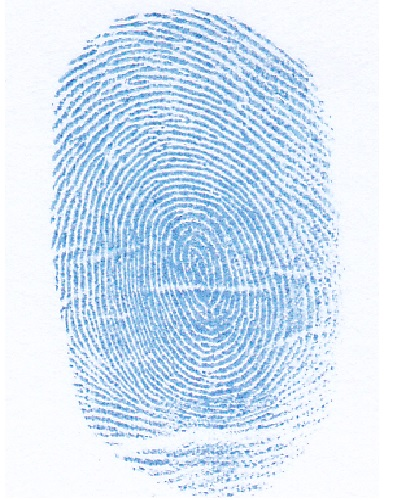
%> input picture sidikjari5.jpg, 400 x 500 px
$ octave dwt.m   (GNU Octave 9; MATLAB toolbox functions it lacks are replaced by stand-ins)
%> lines starting %> are read from the running program, lines starting %| are printed output that depends on the picture
%WAVELET

clear all;
clc;

data=imread('sidikjari5.jpg');
%> data is the input picture: size 500x400x3 uint8; mean R, G, B 212.4, 228.8, 243.9
r=data(:,:,1);
g=data(:,:,2);
b=data(:,:,3);

gray=double(0.333*r+0.333*g+0.333*b)/512;

[m, n] = size(gray);
%> m = 500; n = 400

%=================== WAVELET LV 1 ===================%

mm=m/2;
%> mm = 250
nn=n/2;
%> nn = 200
for i=1:mm
    for j=1:nn
        cb1=(gray(i*2-1,j*2));
        %cb1=double(cb1);
        cb2=(gray(i*2,j*2-1));
        %cb2=double(cb2);
        ca(i,j)=sqrt(cb1^2+cb2^2);
    end
end
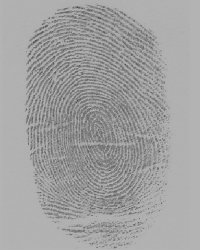
%> ca: size 250x200 double; min 0.294, max 0.704, mean 0.632
[m1,n1]=size(ca);
%> m1 = 250; n1 = 200

for i=1:mm
    for j=1:nn
        cb1=(gray(i*2-1,j*2-1));
        cb2=(gray(i*2,j*2-1));
        cv(i,j)=(cb1+cb2)/2;
    end
end
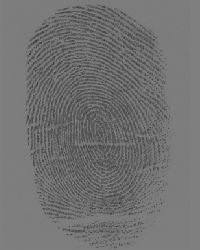
%> cv: size 250x200 double; min 0.191, max 0.498, mean 0.446
[m2,n2]=size(cv);
%> m2 = 250; n2 = 200

for i=1:mm
    for j=1:nn
        cb1=(gray(i*2-1,j*2-1));
        cb2=(gray(i*2-1,j*2));
        ch(i,j)=(cb1+cb2)/2;
    end
end
[m3,n3]=size(ch);
%> m3 = 250; n3 = 200

for i=1:mm
    for j=1:nn
        cb1=(gray(i*2-1,j*2-1));
        cb2=(gray(i*2,j*2));
        cd(i,j)=(cb1+cb2)/2;
    end
end
[m4,n4]=size(cd);
%> m4 = 250; n4 = 200

l1=figure;
imshow(l1);
subplot(2,2,1);
imshow(ca);
title('ca');
subplot(2,2,2);
imshow(ch);
title('ch');
subplot(2,2,3);
imshow(cv);
title('cv');
subplot(2,2,4);
imshow(cd);
title('cd');

%=================== WAVELET LV 2 ===================%

mmm=m1/2;
%> mmm = 125
nnn=n1/2;
%> nnn = 100
for i=1:mmm
    for j=1:nnn
        cb1=(ca(i*2-1,j*2));
        cb2=(ca(i*2,j*2-1));
        ca2(i,j)=sqrt(cb1^2+cb2^2);
    end
end
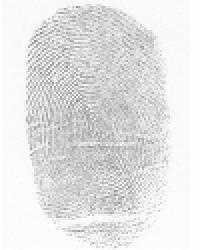
%> ca2: size 125x100 double (shown 2 times larger); min 0.539, max 0.996, mean 0.895
[mm1,nn1]=size(ca2);
%> mm1 = 125

for i=1:mmm
    for j=1:nnn
        cb1=(ca(i*2-1,j*2-1));
        cb2=(ca(i*2,j*2-1));
        cv2(i,j)=(cb1+cb2)/2;
    end
end
[mm2,nn2]=size(cv2);

for i=1:mmm
    for j=1:nnn
        cb1=(ca(i*2-1,j*2-1));
        cb2=(ca(i*2-1,j*2));
        ch2(i,j)=(cb1+cb2)/2;
    end
end
[mm3,nn3]=size(ch2);

for i=1:mmm
    for j=1:nnn
        cb1=(ca(i*2-1,j*2-1));
        cb2=(ca(i*2,j*2));
        cd2(i,j)=(cb1+cb2)/2;
    end
end
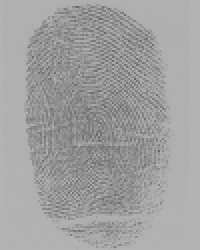
%> cd2: size 125x100 double (shown 2 times larger); min 0.4, max 0.704, mean 0.632
[mm4,nn4]=size(cd2);

l2=figure;
imshow(l2);
subplot(2,2,1);
imshow(ca2);
title('ca2');
subplot(2,2,2);
imshow(ch2);
title('ch2');
subplot(2,2,3);
imshow(cv2);
title('cv2');
subplot(2,2,4);
imshow(cd2);
title('cd2');

%=================== WAVELET LV 3 ===================%

mmmm=mm1/2;
nnnn=nn1/2;
for i=1:mmmm
    for j=1:nnnn
        cb1=(ca2(i*2-1,j*2));
        cb2=(ca2(i*2,j*2-1));
        ca3(i,j)=sqrt(cb1^2+cb2^2);
    end
end
[mmm1,nnn1]=size(ca3);

for i=1:mmmm
    for j=1:nnnn
        cb1=(ca2(i*2-1,j*2-1));
        cb2=(ca2(i*2,j*2-1));
        cv3(i,j)=(cb1+cb2)/2;
    end
end
[mmm2,nnn2]=size(cv3);

for i=1:mmmm
    for j=1:nnnn
        cb1=(ca2(i*2-1,j*2-1));
        cb2=(ca2(i*2-1,j*2));
        ch3(i,j)=(cb1+cb2)/2;
    end
end
[mmm3,nnn3]=size(ch3);

for i=1:mmmm
    for j=1:nnnn
        cb1=(ca2(i*2-1,j*2-1));
        cb2=(ca2(i*2,j*2));
        cd3(i,j)=(cb1+cb2)/2;
    end
end
[mmm4,nnn4]=size(cd3);

level1=[ca cv;
        ch cd;];
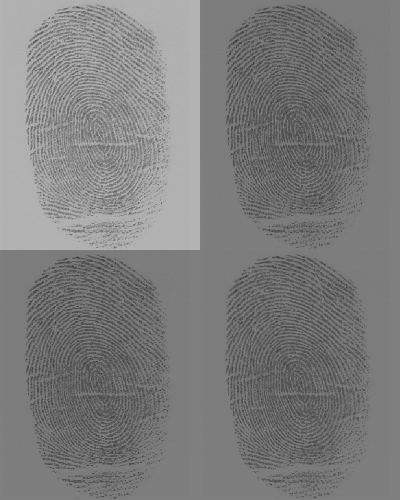
%> level1: size 500x400 double; min 0.182, max 0.704, mean 0.492
level2ca=[ca2 cv2;
          ch2 cd2];
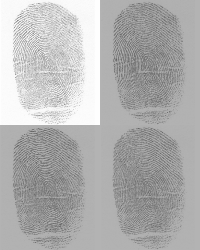
%> level2ca: size 250x200 double; min 0.374, max 0.996, mean 0.698
level3ca=[ca3 cv3;
          ch3 cd3];
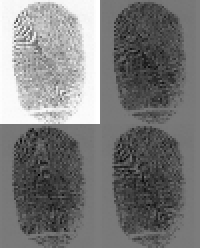
%> level3ca: size 124x100 double (shown 2 times larger); min 0.599, max 1.41, mean 0.988; drawn with min black and max white

l3=figure;
imshow(l3);
subplot(2,2,1);
imshow(ca3);
title('ca3');
subplot(2,2,2);
imshow(ch3);
title('ch3');
subplot(2,2,3);
imshow(cv3);
title('cv3');
subplot(2,2,4);
imshow(cd3);
title('cd3');

%=================== EKSTRAKSI CIRI WAVELET LV 3 ===================%

rerataca3 = mean2(ca3); %fitur
%> rerataca3 = 1.27
reratach3 = mean2(ch3); %fitur
%> reratach3 = 0.895
reratacv3 = mean2(cv3); %fitur
%> reratacv3 = 0.895
reratacd3 = mean2(cd3); %fitur
%> reratacd3 = 0.895

sdevca3 = std2(ca3); %fitur
%> sdevca3 = 0.125
sdevch3 = std2(ch3); %fitur
%> sdevch3 = 0.0884
sdevcv3 = std2(cv3); %fitur
%> sdevcv3 = 0.0868
sdevcd3 = std2(cd3); %fitur
%> sdevcd3 = 0.0883

varca3 = sdevca3^2; %fitur
%> varca3 = 0.0157
varch3 = sdevch3^2; %fitur
%> varch3 = 0.00781
varcv3 = sdevcv3^2; %fitur
%> varcv3 = 0.00753
varcd3 = sdevcd3^2; %fitur
%> varcd3 = 0.00779

x=[rerataca3  reratach3 sdevca3 sdevch3  varca3  varch3]
%> x = [1.27 0.895 0.125 0.0884 0.0157 0.00781]


save test.txt x -ascii -append; %ekstraksi ciri wavelet

$ run again, with sidikjari1.jpg copied over sidikjari5.jpg
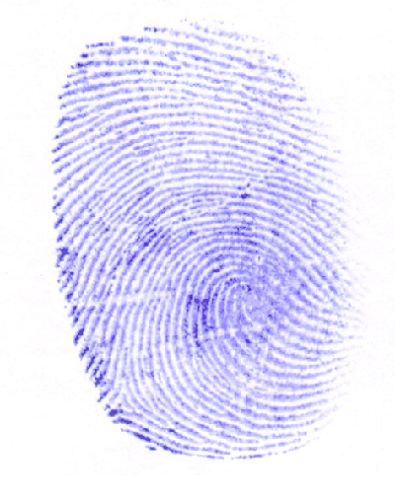
%> input picture sidikjari1.jpg, 400 x 500 px
%> data is the input picture: size 500x400x3 uint8; mean R, G, B 231.3, 229.4, 252.7
%> after the loop `for i=1:mmm`:
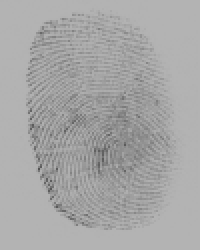
%> cv2: size 125x100 double (shown 2 times larger); min 0.323, max 0.704, mean 0.657
%> `imshow(ca3);`:
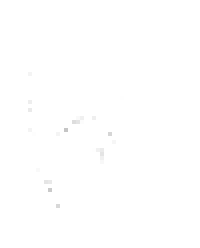
%> displayed picture: size 62x50, on the screen's scale of 0 to 255 (shown 4 times larger); min 197, max 255, mean 254.8
%> rerataca3 = 1.31
%> reratach3 = 0.929
%> reratacv3 = 0.93
%> reratacd3 = 0.929
%> sdevca3 = 0.103
%> sdevch3 = 0.0743
%> sdevcv3 = 0.0722
%> sdevcd3 = 0.0707
%> varca3 = 0.0106
%> varch3 = 0.00552
%> varcv3 = 0.00521
%> varcd3 = 0.005
%> x = [1.31 0.929 0.103 0.0743 0.0106 0.00552]

$ run again, with sidikjari2.jpg copied over sidikjari5.jpg
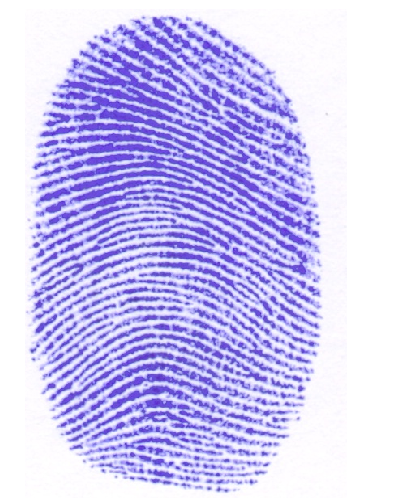
%> input picture sidikjari2.jpg, 400 x 500 px
%> data is the input picture: size 500x400x3 uint8; mean R, G, B 204.8, 199.1, 244.1
%> after the loop `for i=1:mmm`:
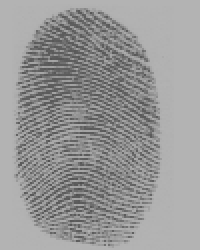
%> ch2: size 125x100 double (shown 2 times larger); min 0.316, max 0.704, mean 0.598
%> `imshow(ca3);`:
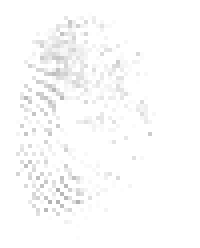
%> displayed picture: size 62x50, on the screen's scale of 0 to 255 (shown 4 times larger); min 175, max 255, mean 251.2
%> rerataca3 = 1.2
%> reratach3 = 0.847
%> sdevca3 = 0.193
%> sdevch3 = 0.147
%> sdevcv3 = 0.136
%> sdevcd3 = 0.138
%> varca3 = 0.0372
%> varch3 = 0.0216
%> varcv3 = 0.0186
%> varcd3 = 0.0191
%> x = [1.2 0.847 0.193 0.147 0.0372 0.0216]

$ run again, with sidikjari3.jpg copied over sidikjari5.jpg
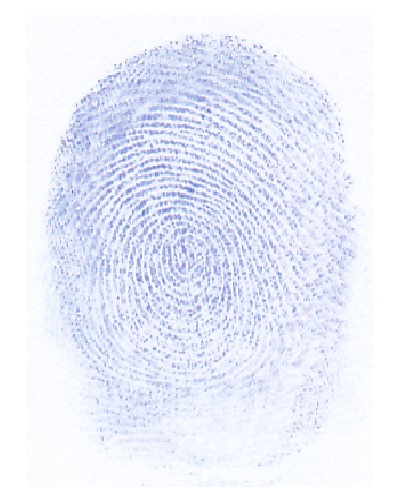
%> input picture sidikjari3.jpg, 400 x 500 px
%> data is the input picture: size 500x400x3 uint8; mean R, G, B 234, 237.4, 249.6
%> `level3ca=[ca3 cv3; ch3 cd3];`:
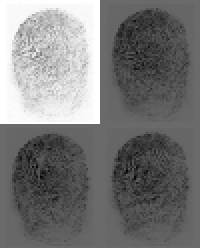
%> level3ca: size 124x100 double (shown 2 times larger); min 0.699, max 1.41, mean 1.04; drawn with min black and max white
%> rerataca3 = 1.33
%> reratach3 = 0.939
%> sdevca3 = 0.0761
%> sdevch3 = 0.0537
%> sdevcv3 = 0.0536
%> sdevcd3 = 0.0538
%> varca3 = 0.00579
%> varch3 = 0.00288
%> varcd3 = 0.0029
%> x = [1.33 0.939 0.0761 0.0537 0.00579 0.00288]
